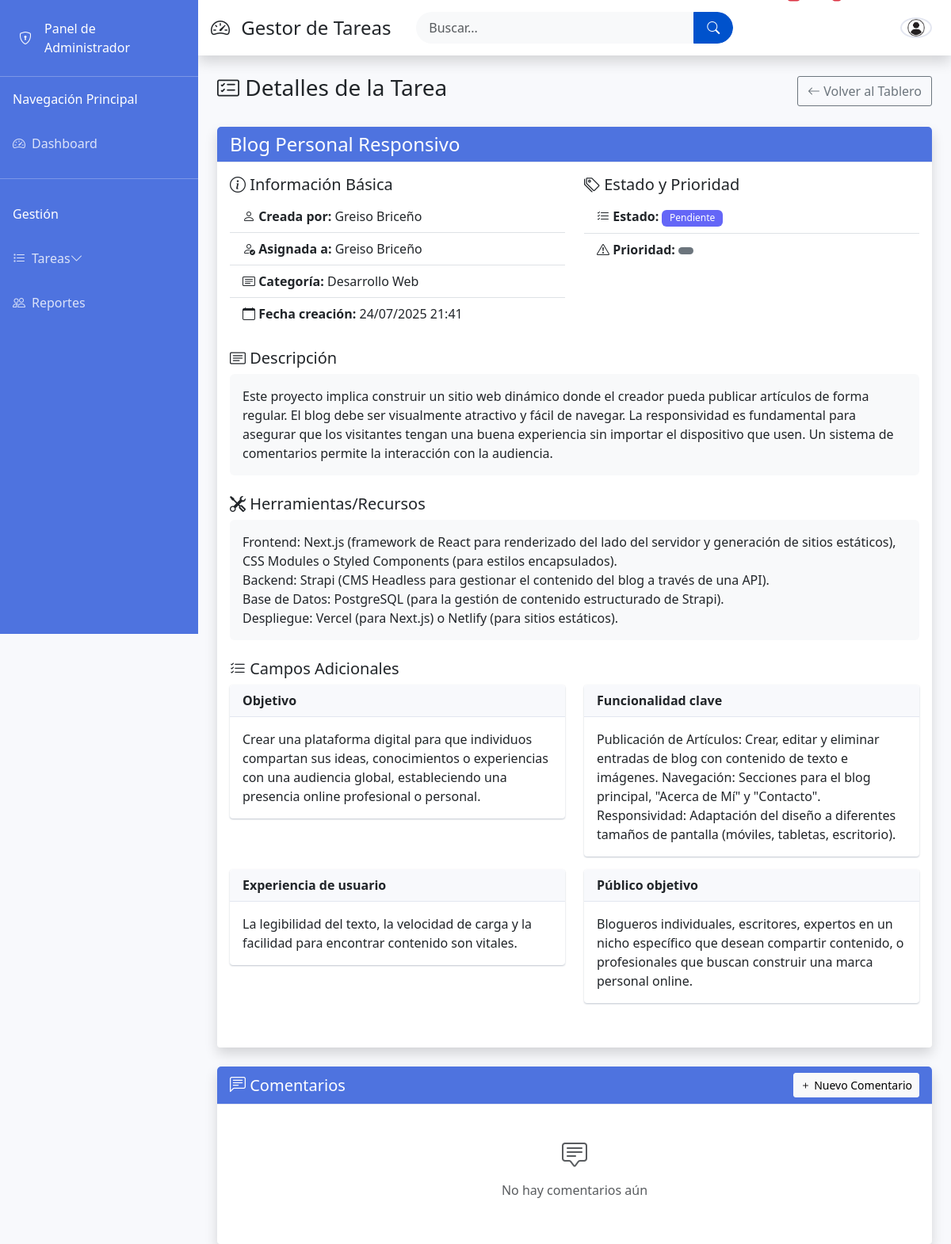
Screenshot of /ver.php?id=16 with the database file from the repository.
### tables this page shows
CREATE TABLE `tareas` (
  `id_tarea` int(11) NOT NULL,
  `id_usuario` int(11) NOT NULL,
  `id_usuario_asignado` int(11) NOT NULL,
  `titulo` varchar(255) NOT NULL,
  `categoria` text NOT NULL,
  `descripcion` text,
  `herramientas` text,
  `id_estatus` int(11) NOT NULL,
  `fecha_creacion` datetime DEFAULT CURRENT_TIMESTAMP,
  `fecha_actualizacion` datetime DEFAULT NULL ON UPDATE CURRENT_TIMESTAMP,
  `fecha_finalizacion` datetime DEFAULT NULL,
  `prioridad` varchar(255) NOT NULL
);

CREATE TABLE `usuarios` (
  `id_usuario` int(11) NOT NULL,
  `nombre` varchar(100) NOT NULL,
  `usuario` varchar(50) NOT NULL,
  `contraseña` varchar(255) NOT NULL,
  `email` varchar(255) NOT NULL,
  `telefono` int(11) NOT NULL,
  `id_departamento` int(11) DEFAULT NULL,
  `id_cargo` int(11) DEFAULT NULL,
  `id_rol` int(11) DEFAULT NULL,
  `fecha_registro` datetime DEFAULT CURRENT_TIMESTAMP
);

CREATE TABLE `estatus` (
  `id_estatus` int(11) NOT NULL,
  `nombre` varchar(50) NOT NULL
);

CREATE TABLE `campos_adicionales` (
  `id_campo` int(11) NOT NULL,
  `id_tarea` int(11) NOT NULL,
  `id_usuario` int(11) NOT NULL,
  `nombre` varchar(100) NOT NULL,
  `valor` text
);

### ver.php (the view, shortened to what this page needs)
<?php
require_once 'config.php';
$id_tarea = intval($_GET['id']);
$query = $conexion->prepare("
    SELECT t.*, u.nombre as asignado, e.nombre as estado, u_creador.nombre as creador
    FROM tareas t
    JOIN usuarios u ON t.id_usuario_asignado = u.id_usuario
    JOIN usuarios u_creador ON t.id_usuario = u_creador.id_usuario
    JOIN estatus e ON t.id_estatus = e.id_estatus
    WHERE t.id_tarea = ?
");
$query->bind_param("i", $id_tarea);
$query->execute();
$resultado = $query->get_result();
$tarea = $resultado->fetch_assoc();
$query_campos = $conexion->prepare("
    SELECT * FROM campos_adicionales
    WHERE id_tarea = ?
    ORDER BY id_campo ASC
");
$query_campos->bind_param("i", $id_tarea);
$query_campos->execute();
$resultado_campos = $query_campos->get_result();
$campos_adicionales = $resultado_campos->fetch_all(MYSQLI_ASSOC);
$query_comentarios = $conexion->prepare("
    SELECT c.*, u.nombre as usuario, u.id_usuario as id_usuario_comentario
    FROM comentarios c
    JOIN usuarios u ON c.id_usuario = u.id_usuario
    WHERE c.id_tarea = ?
    ORDER BY c.fecha_creacion DESC
");
$query_comentarios->bind_param("i", $id_tarea);
$query_comentarios->execute();
$resultado_comentarios = $query_comentarios->get_result();
$comentarios = $resultado_comentarios->fetch_all(MYSQLI_ASSOC);
include 'header.php';
?>
<div class="container mt-4">
    <div class="d-flex justify-content-between align-items-center mb-4">
        <h3><i class="bi bi-card-checklist"></i> Detalles de la Tarea</h3>
        <a href="tablero.php" class="btn btn-outline-secondary">
            <i class="bi bi-arrow-left"></i> Volver al Tablero
        </a>
    </div>
    <div class="card shadow mb-4">
        <div class="card-header bg-primary text-white">
            <h4 class="mb-0"><?= htmlspecialchars($tarea['titulo']) ?></h4>
        </div>
        <div class="card-body">
            <div class="row mb-4">
                <div class="col-md-6">
                    <h5><i class="bi bi-info-circle"></i> Información Básica</h5>
                    <ul class="list-group list-group-flush">
                        <li class="list-group-item">
                            <strong><i class="bi bi-person"></i> Creada por:</strong>
                            <?= htmlspecialchars($tarea['creador']) ?>
                        </li>
                        <li class="list-group-item">
                            <strong><i class="bi bi-person-check"></i> Asignada a:</strong>
                            <?= htmlspecialchars($tarea['asignado']) ?>
                        </li>
                        <li class="list-group-item">
                            <strong><i class="bi bi-card-text"></i> Categoría:</strong>
                            <?= htmlspecialchars($tarea['categoria']) ?>
                        </li>
                        <li class="list-group-item">
                            <strong><i class="bi bi-calendar"></i> Fecha creación:</strong>
                            <?= date('d/m/Y H:i', strtotime($tarea['fecha_creacion'])) ?>
                        </li>
                    </ul>
                </div>
                <div class="col-md-6">
                    <h5><i class="bi bi-tags"></i> Estado y Prioridad</h5>
                    <ul class="list-group list-group-flush">
                        <li class="list-group-item">
                            <strong><i class="bi bi-list-check"></i> Estado:</strong>
                            <span class="badge bg-<?=
                                $tarea['id_estatus'] == 3 ? 'success' :
                                ($tarea['id_estatus'] == 2 ? 'warning' : 'info')
                            ?>">
                                <?= htmlspecialchars($tarea['estado']) ?>
                            </span>
                        </li>
                        <li class="list-group-item">
                            <strong><i class="bi bi-exclamation-triangle"></i> Prioridad:</strong>
                            <span class="badge bg-<?=
                                $tarea['prioridad'] == 'alta' ? 'danger' :
                                ($tarea['prioridad'] == 'media' ? 'warning' : 'secondary')
                            ?>">
                            </span>
                        </li>
                    </ul>
                </div>
            </div>
            <div class="mb-4">
                <h5><i class="bi bi-card-text"></i> Descripción</h5>
                <div class="p-3 bg-light rounded">
                    <?= nl2br(htmlspecialchars($tarea['descripcion'])) ?>
                </div>
            </div>
            <?php if (!empty($tarea['herramientas'])): ?>
            <div class="mb-4">
                <h5><i class="bi bi-tools"></i> Herramientas/Recursos</h5>
                <div class="p-3 bg-light rounded">
                    <?= nl2br(htmlspecialchars($tarea['herramientas'])) ?>
                </div>
            </div>
            <?php endif; ?>
            <?php if (!empty($campos_adicionales)): ?>
            <div class="mb-4">
                <h5><i class="bi bi-list-check"></i> Campos Adicionales</h5>
                <div class="row">
                    <?php foreach ($campos_adicionales as $campo): ?>
                    <div class="col-md-6 mb-3">
                        <div class="card">
                            <div class="card-header">
                                <strong><?= htmlspecialchars($campo['nombre']) ?></strong>
                            </div>
                            <div class="card-body">
                                <?= nl2br(htmlspecialchars($campo['valor'])) ?>
                            </div>
                        </div>
                    </div>
                    <?php endforeach; ?>
                </div>
            </div>
            <?php endif; ?>
        </div>
    </div>
    <div class="card shadow">
        <div class="card-header bg-primary text-white d-flex justify-content-between align-items-center">
            <h5 class="mb-0"><i class="bi bi-chat-left-text"></i> Comentarios</h5>
            <button class="btn btn-sm btn-light" data-bs-toggle="modal" data-bs-target="#comentarioModal">
                <i class="bi bi-plus"></i> Nuevo Comentario
            </button>
        </div>
        <div class="card-body">
            <?php if (empty($comentarios)): ?>
                <div class="text-center py-4 text-muted">
                    <i class="bi bi-chat-square-text" style="font-size: 2rem;"></i>
                    <p class="mt-2">No hay comentarios aún</p>
                </div>
            <?php endif; ?>
        </div>
    </div>
</div>
<?php include 'footer.php'; ?>

### admin.css (style rules this page uses)
body { background-color: #f8f9fc; overflow-x: hidden; }
.card { border: none; border-radius: 0.35rem; box-shadow: 0 0.15rem 1.75rem 0 rgba(58, 59, 69, 0.15); }
.card-header { background-color: #f8f9fc; border-bottom: 1px solid #e3e6f0; }
.bg-primary { background-color: #4e73df !important; }
.card-header.bg-primary { background-color: #4e73df !important; }
.badge.bg-info { background-color: #6466f7 !important; }
.badge { font-weight: 500; padding: 0.4em 0.8em; }
.btn { border-radius: 3px; font-weight: 500; }
.card { border-radius: 4px; box-shadow: 0 1px 2px rgba(9, 30, 66, 0.25); }

### rows the page displays
tareas: titulo "Blog Personal Responsivo", id_usuario.nombre "Greiso Briceño", categoria "Desarrollo Web", fecha_creacion "24/07/2025 21:41", id_estatus.nombre "Pendiente", descripcion "Este proyecto implica construir un sitio web dinámico donde el creador pueda publicar artículos de forma regular. El blog debe ser visualmente atractivo y fácil de navegar. La responsividad es fundamental para asegurar que los visitantes tengan una buena experiencia sin importar el dispositivo que usen. Un sistema de comentarios permite la interacción con la audiencia.", herramientas "Frontend: Next.js (framework de React para renderizado del lado del servidor y generación de sitios estáticos), CSS Modules o Styled Components (para estilos encapsulados). Backend: Strapi (CMS Headless para gestionar el contenido del blog a través de una API). Base de Datos: PostgreSQL (para la gestión de contenido estructurado de Strapi). Despliegue: Vercel (para Next.js) o Netlify (para sitios estáticos)."
campos_adicionales: nombre "Objetivo", valor "Crear una plataforma digital para que individuos compartan sus ideas, conocimientos o experiencias con una audiencia global, estableciendo una presencia online profesional o personal."
campos_adicionales: nombre "Funcionalidad clave", valor "Publicación de Artículos: Crear, editar y eliminar entradas de blog con contenido de texto e imágenes. Navegación: Secciones para el blog principal, \"Acerca de Mí\" y \"Contacto\". Responsividad: Adaptación del diseño a diferentes tamaños de pantalla (móviles, tabletas, escritorio)."
campos_adicionales: nombre "Experiencia de usuario", valor "La legibilidad del texto, la velocidad de carga y la facilidad para encontrar contenido son vitales."
campos_adicionales: nombre "Público objetivo", valor "Blogueros individuales, escritores, expertos en un nicho específico que desean compartir contenido, o profesionales que buscan construir una marca personal online."
